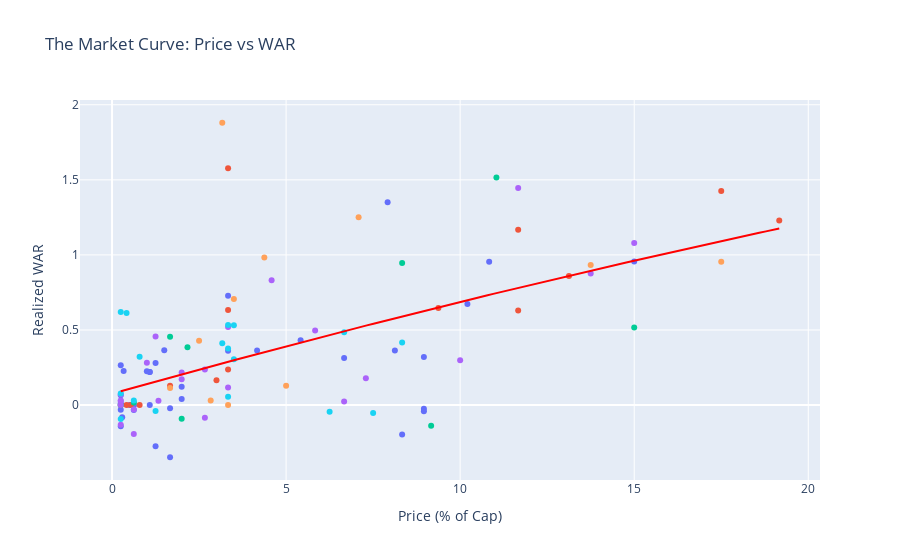

Notebook cell for this chart:
### Markdown cell above
### Level 2: The Market Curve (VOPE)

**Value Over Price Expectation (VOPE)**.

Here, we acknowledge the **"Curve of Diminishing Returns"**. A 15 Cr player isn't 5x better than a 3 Cr player; they might be 1.5x better, but that extra edge wins championships.

We fit a curve to the `Price vs WAR` data. Players *above* the curve are underpaid; players *below* are overpaid.

### Code cell
# Calculate VOPE
X = df[['price_norm']].values
y = df['total_WAR'].values

poly = PolynomialFeatures(degree=2, include_bias=False)
X_poly = poly.fit_transform(X)

model = LinearRegression()
model.fit(X_poly, y)

df['xWAR_price_only'] = model.predict(X_poly)
df['vope_simple'] = df['total_WAR'] - df['xWAR_price_only']

# Generate Curve Points
x_range = np.linspace(df['price_norm'].min(), df['price_norm'].max(), 100).reshape(-1, 1)
x_poly_range = poly.fit_transform(x_range)
y_pred_range = model.predict(x_poly_range)

# Interactive Plot
fig = px.scatter(df, x='price_norm', y='total_WAR', color='role_category', 
                 hover_data=['price_name', 'team', 'price_cr'],
                 title='The Market Curve: Price vs WAR',
                 labels={'price_norm': 'Price (% of Cap)', 'total_WAR': 'Realized WAR'})

fig.add_trace(go.Scatter(x=x_range.flatten(), y=y_pred_range, mode='lines', 
                         name='Market Expectation', line=dict(color='red', width=2)))

# Hide the role category legend
fig.update_layout(showlegend=False)

fig.show()

# Save VOPE graph to HTML
output_file_vope = PROJECT_ROOT / 'results' / 'vope_market_curve.html'
fig.write_html(str(output_file_vope))
print(f"VOPE interactive chart saved to {output_file_vope}")

### Figure 1 — Plotly figure (JSON) as saved in the notebook; plotly's stock layout.template omitted (floating-point values rounded to 4 significant figures)
{"data": [{"customdata": [["Matheesha Pathirana", "Chennai Super Kings", 13], ["Nathan Ellis", "Chennai Super Kings", 2], ["Mukesh Choudhary", "Chennai Super Kings", 0.3], ["T Natarajan", "Delhi Capitals", 10.75], ["Mukesh Kumar", "Delhi Capitals", 8], ["Mohammed Siraj", "Gujarat Titans", 12.25], ["Kagiso Rabada", "Gujarat Titans", 10.75], ["Prasidh Krishna", "Gujarat Titans", 9.5], ["Gerald Coetzee", "Gujarat Titans", 2.4], ["Arshad Khan", "Gujarat Titans", 1.3], ["Arshad Khan", "Gujarat Titans", 1.3], ["Gurnoor Brar", "Gujarat Titans", 1.3], ["Ishant Sharma", "Gujarat Titans", 0.75], ["Jayant Yadav", "Gujarat Titans", 0.75], ["Kulwant Khejroliya", "Gujarat Titans", 0.3], ["Harshit Rana", "Kolkata Knight Riders", 4], ["Umran Malik", "Kolkata Knight Riders", 0.75], ["Avesh Khan", "Lucknow Super Giants", 9.75], ["Shahbaz Ahmed", "Lucknow Super Giants", 2.4], ["Prince Yadav", "Lucknow Super Giants", 0.3], ["Arjun Tendulkar", "Mumbai Indians", 0.3], ["Ashwani Kumar", "Mumbai Indians", 0.3], ["Arshdeep Singh", "Punjab Kings", 18], ["Vijaykumar Vyshak", "Punjab Kings", 1.8], ["Harpreet Brar", "Punjab Kings", 1.5], ["Sandeep Sharma", "Rajasthan Royals", 4], ["Tushar Deshpande", "Rajasthan Royals", 6.5], ["Fazalhaq Farooqi", "Rajasthan Royals", 2], ["Akash Madhwal", "Rajasthan Royals", 1.2], ["Yudhvir Singh", "Rajasthan Royals", 0.35], ["Kartik Tyagi", "Rajasthan Royals", 0.6], ["Yash Dayal", "Royal Challengers Bengaluru", 5], ["Bhuvneshwar Kumar", "Royal Challengers Bengaluru", 10.75], ["Mohammed Shami", "Sunrisers Hyderabad", 10], ["Simarjeet Singh", "Sunrisers Hyderabad", 1.5], ["Zeeshan Ansari", "Sunrisers Hyderabad", 0.4], ["Harsh Dubey", "Sunrisers Hyderabad", 0.3]], "hovertemplate": "role_category=Pacer<br>Price (% of Cap)=%{x}<br>Realized WAR=%{y}<br>price_name=%{customdata[0]}<br>team=%{customdata[1]}<br>price_cr=%{customdata[2]}<extra></extra>", "legendgroup": "Pacer", "marker": {"color": "#636efa", "symbol": "circle"}, "mode": "markers", "name": "Pacer", "orientation": "v", "showlegend": true, "type": "scatter", "x": [10.83, 1.667, 0.25, 8.958, 6.667, 10.21, 8.958, 7.917, 2.0, 1.083, 1.083, 1.083, 0.625, 0.625, 0.25, 3.333, 0.625, 8.125, 2.0, 0.25, 0.25, 0.25, 15.0, 1.5, 1.25, 3.333, 5.417, 1.667, 1.0, 0.2917, 0.5, 4.167, 8.958, 8.333, 1.25, 0.3333, 0.25], "xaxis": "x", "y": [0.9538, -0.02117, -0.1416, -0.04174, 0.3134, 0.6725, -0.02366, 1.351, 0.1223, 0.2205, 0.2205, 0.0, -0.03235, 0.0, 0.01268, 0.3613, 0.0, 0.3633, 0.04006, 0.2649, 0.0, 0.06501, 0.9568, 0.3656, 0.2803, 0.728, 0.4312, -0.3474, 0.2251, -0.08126, 0.0, 0.3635, 0.3196, -0.1958, -0.274, 0.2268, -0.03022], "yaxis": "y"}, {"customdata": [["MS Dhoni", "Chennai Super Kings", 4], ["Abishek Porel", "Delhi Capitals", 4], ["KL Rahul", "Delhi Capitals", 14], ["Jos Buttler", "Gujarat Titans", 15.75], ["Kumar Kushagra", "Gujarat Titans", 0.65], ["Anuj Rawat", "Gujarat Titans", 0.3], ["Quinton de Kock", "Kolkata Knight Riders", 3.6], ["Rahmanullah Gurbaz", "Kolkata Knight Riders", 2], ["Nicholas Pooran", "Lucknow Super Giants", 21], ["Prabhsimran Singh", "Punjab Kings", 4], ["Vishnu Vinod", "Punjab Kings", 0.95], ["Dhruv Jurel", "Rajasthan Royals", 14], ["Swapnil Singh", "Royal Challengers Bengaluru", 0.5], ["Heinrich Klaasen", "Sunrisers Hyderabad", 23], ["Ishan Kishan", "Sunrisers Hyderabad", 11.25]], "hovertemplate": "role_category=Wicketkeeper<br>Price (% of Cap)=%{x}<br>Realized WAR=%{y}<br>price_name=%{customdata[0]}<br>team=%{customdata[1]}<br>price_cr=%{customdata[2]}<extra></extra>", "legendgroup": "Wicketkeeper", "marker": {"color": "#EF553B", "symbol": "circle"}, "mode": "markers", "name": "Wicketkeeper", "orientation": "v", "showlegend": true, "type": "scatter", "x": [3.333, 3.333, 11.67, 13.12, 0.5417, 0.25, 3.0, 1.667, 17.5, 3.333, 0.7917, 11.67, 0.4167, 19.17, 9.375], "xaxis": "x", "y": [0.2376, 0.6325, 1.168, 0.8604, 0.0, 0.0, 0.1656, 0.1293, 1.426, 1.577, 0.0, 0.6302, 0.0, 1.23, 0.6462], "yaxis": "y"}, {"customdata": [["Noor Ahmad", "Chennai Super Kings", 10], ["Kuldeep Yadav", "Delhi Capitals", 13.25], ["Rashid Khan", "Gujarat Titans", 18], ["Sai Kishore", "Gujarat Titans", 2], ["Mayank Markande", "Kolkata Knight Riders", 0.3], ["Ravi Bishnoi", "Lucknow Super Giants", 11], ["M. Siddharth", "Lucknow Super Giants", 0.75], ["Suyash Sharma", "Royal Challengers Bengaluru", 2.6], ["Adam Zampa", "Sunrisers Hyderabad", 2.4]], "hovertemplate": "role_category=Spinner<br>Price (% of Cap)=%{x}<br>Realized WAR=%{y}<br>price_name=%{customdata[0]}<br>team=%{customdata[1]}<br>price_cr=%{customdata[2]}<extra></extra>", "legendgroup": "Spinner", "marker": {"color": "#00cc96", "symbol": "circle"}, "mode": "markers", "name": "Spinner", "orientation": "v", "showlegend": true, "type": "scatter", "x": [8.333, 11.04, 15.0, 1.667, 0.25, 9.167, 0.625, 2.167, 2.0], "xaxis": "x", "y": [0.9462, 1.516, 0.5162, 0.4553, 0.0, -0.137, 0.01775, 0.3845, -0.09026], "yaxis": "y"}, {"customdata": [["Rachin Ravindra", "Chennai Super Kings", 4], ["Sam Curran", "Chennai Super Kings", 2.4], ["Vijay Shankar", "Chennai Super Kings", 1.2], ["Axar Patel", "Delhi Capitals", 16.5], ["Donovan Ferreira", "Delhi Capitals", 0.75], ["Rahul Tewatia", "Gujarat Titans", 4], ["Washington Sundar", "Gujarat Titans", 3.2], ["Karim Janat", "Gujarat Titans", 0.75], ["Andre Russell", "Kolkata Knight Riders", 12], ["Akash Deep", "Lucknow Super Giants", 8], ["Rajvardhan Hangargekar", "Lucknow Super Giants", 0.3], ["Akash Singh", "Lucknow Super Giants", 0.3], ["Raj Angad Bawa", "Mumbai Indians", 0.3], ["Shashank Singh", "Punjab Kings", 5.5], ["Marco Jansen", "Punjab Kings", 7], ["Azmatullah Omarzai", "Punjab Kings", 2.4], ["Yash Thakur", "Punjab Kings", 1.6], ["Suryansh Shedge", "Punjab Kings", 0.3], ["Liam Livingstone", "Royal Challengers Bengaluru", 8.75], ["Romario Shepherd", "Royal Challengers Bengaluru", 1.5], ["Pat Cummins", "Sunrisers Hyderabad", 18], ["Abhishek Sharma", "Sunrisers Hyderabad", 14], ["Abhinav Manohar", "Sunrisers Hyderabad", 3.2], ["Atharva Taide", "Sunrisers Hyderabad", 0.3]], "hovertemplate": "role_category=Allrounder<br>Price (% of Cap)=%{x}<br>Realized WAR=%{y}<br>price_name=%{customdata[0]}<br>team=%{customdata[1]}<br>price_cr=%{customdata[2]}<extra></extra>", "legendgroup": "Allrounder", "marker": {"color": "#ab63fa", "symbol": "circle"}, "mode": "markers", "name": "Allrounder", "orientation": "v", "showlegend": true, "type": "scatter", "x": [3.333, 2.0, 1.0, 13.75, 0.625, 3.333, 2.667, 0.625, 10.0, 6.667, 0.25, 0.25, 0.25, 4.583, 5.833, 2.0, 1.333, 0.25, 7.292, 1.25, 15.0, 11.67, 2.667, 0.25], "xaxis": "x", "y": [0.5197, 0.1716, 0.2821, 0.877, -0.02894, 0.1174, 0.2368, -0.1926, 0.2991, 0.02468, 0.0, 0.07244, 0.02705, 0.8312, 0.4966, 0.2171, 0.02869, -0.131, 0.1791, 0.4575, 1.08, 1.446, -0.08349, 0.0299], "yaxis": "y"}, {"customdata": [["Rahul Tripathi", "Chennai Super Kings", 3.4], ["Faf du Plessis", "Delhi Capitals", 2], ["Shubman Gill", "Gujarat Titans", 16.5], ["Sai Sudharsan", "Gujarat Titans", 8.5], ["Angkrish Raghuvanshi", "Kolkata Knight Riders", 3], ["Mohsin Khan", "Lucknow Super Giants", 4], ["Naman Dhir", "Mumbai Indians", 5.25], ["Nehal Wadhera", "Punjab Kings", 4.2], ["Priyansh Arya", "Punjab Kings", 3.8], ["Virat Kohli", "Royal Challengers Bengaluru", 21], ["Nitish Kumar Reddy", "Sunrisers Hyderabad", 6]], "hovertemplate": "role_category=Top-order Batter<br>Price (% of Cap)=%{x}<br>Realized WAR=%{y}<br>price_name=%{customdata[0]}<br>team=%{customdata[1]}<br>price_cr=%{customdata[2]}<extra></extra>", "legendgroup": "Top-order Batter", "marker": {"color": "#FFA15A", "symbol": "circle"}, "mode": "markers", "name": "Top-order Batter", "orientation": "v", "showlegend": true, "type": "scatter", "x": [2.833, 1.667, 13.75, 7.083, 2.5, 3.333, 4.375, 3.5, 3.167, 17.5, 5.0], "xaxis": "x", "y": [0.03124, 0.1139, 0.9324, 1.251, 0.428, 0.0, 0.9824, 0.7063, 1.88, 0.9539, 0.128], "yaxis": "y"}, {"customdata": [["Shaik Rasheed", "Chennai Super Kings", 0.3], ["Tristan Stubbs", "Delhi Capitals", 10], ["Jake Fraser-McGurk", "Delhi Capitals", 9], ["Ashutosh Sharma", "Delhi Capitals", 3.8], ["Sameer Rizvi", "Delhi Capitals", 0.95], ["Karun Nair", "Delhi Capitals", 0.5], ["Shahrukh Khan", "Gujarat Titans", 4], ["Ramandeep Singh", "Kolkata Knight Riders", 4], ["Rovman Powell", "Kolkata Knight Riders", 1.5], ["Ayush Badoni", "Lucknow Super Giants", 4], ["David Miller", "Lucknow Super Giants", 7.5], ["Abdul Samad", "Lucknow Super Giants", 4.2], ["Matthew Breetzke", "Lucknow Super Giants", 0.75], ["Tilak Varma", "Mumbai Indians", 8], ["Musheer Khan", "Punjab Kings", 0.3], ["Nitish Rana", "Rajasthan Royals", 4.2], ["Aniket Verma", "Sunrisers Hyderabad", 0.3]], "hovertemplate": "role_category=Middle-order Batter<br>Price (% of Cap)=%{x}<br>Realized WAR=%{y}<br>price_name=%{customdata[0]}<br>team=%{customdata[1]}<br>price_cr=%{customdata[2]}<extra></extra>", "legendgroup": "Middle-order Batter", "marker": {"color": "#19d3f3", "symbol": "circle"}, "mode": "markers", "name": "Middle-order Batter", "orientation": "v", "showlegend": true, "type": "scatter", "x": [0.25, 8.333, 7.5, 3.167, 0.7917, 0.4167, 3.333, 3.333, 1.25, 3.333, 6.25, 3.5, 0.625, 6.667, 0.25, 3.5, 0.25], "xaxis": "x", "y": [0.07784, 0.4167, -0.05256, 0.411, 0.3212, 0.613, 0.3775, 0.05485, -0.04007, 0.533, -0.04469, 0.3049, 0.03053, 0.4853, -0.09291, 0.5324, 0.6195], "yaxis": "y"}, {"line": {"color": "red", "width": 2}, "mode": "lines", "name": "Market Expectation", "type": "scatter", "x": [0.25, 0.4411, 0.6322, 0.8232, 1.014, 1.205, 1.396, 1.588, 1.779, 1.97, 2.161, 2.352, 2.543, 2.734, 2.925, 3.116, 3.307, 3.498, 3.689, 3.88, 4.072, 4.263, 4.454, 4.645, 4.836, 5.027, 5.218, 5.409, 5.6, 5.791, 5.982, 6.173, 6.364, 6.556, 6.747, 6.938, 7.129, 7.32, 7.511, 7.702, 7.893, 8.084, 8.275, 8.466, 8.657, 8.848, 9.04, 9.231, 9.422, 9.613, 9.804, 9.995, 10.19, 10.38, 10.57, 10.76, 10.95, 11.14, 11.33, 11.52, 11.71, 11.91, 12.1, 12.29, 12.48, 12.67, 12.86, 13.05, 13.24, 13.43, 13.63, 13.82, 14.01, 14.2, 14.39, 14.58, 14.77, 14.96, 15.15, 15.35, 15.54, 15.73, 15.92, 16.11, 16.3, 16.49, 16.68, 16.87, 17.06, 17.26, 17.45, 17.64, 17.83, 18.02, 18.21, 18.4, 18.59, 18.78, 18.98, 19.17], "y": [0.09193, 0.1043, 0.1167, 0.129, 0.1413, 0.1536, 0.1659, 0.1781, 0.1903, 0.2024, 0.2145, 0.2266, 0.2387, 0.2508, 0.2628, 0.2747, 0.2867, 0.2986, 0.3105, 0.3224, 0.3342, 0.346, 0.3578, 0.3695, 0.3813, 0.3929, 0.4046, 0.4162, 0.4278, 0.4394, 0.4509, 0.4624, 0.4739, 0.4854, 0.4968, 0.5082, 0.5195, 0.5309, 0.5422, 0.5534, 0.5647, 0.5759, 0.5871, 0.5982, 0.6094, 0.6205, 0.6315, 0.6426, 0.6536, 0.6646, 0.6755, 0.6864, 0.6973, 0.7082, 0.719, 0.7298, 0.7406, 0.7513, 0.762, 0.7727, 0.7834, 0.794, 0.8046, 0.8152, 0.8257, 0.8362, 0.8467, 0.8571, 0.8675, 0.8779, 0.8883, 0.8986, 0.9089, 0.9192, 0.9294, 0.9396, 0.9498, 0.96, 0.9701, 0.9802, 0.9902, 1.0, 1.01, 1.02, 1.03, 1.04, 1.05, 1.06, 1.07, 1.079, 1.089, 1.099, 1.109, 1.118, 1.128, 1.138, 1.147, 1.157, 1.166, 1.176]}], "layout": {"legend": {"title": {"text": "role_category"}, "tracegroupgap": 0}, "showlegend": false, "title": {"text": "The Market Curve: Price vs WAR"}, "xaxis": {"anchor": "y", "domain": [0, 1], "title": {"text": "Price (% of Cap)"}}, "yaxis": {"anchor": "x", "domain": [0, 1], "title": {"text": "Realized WAR"}}}}
